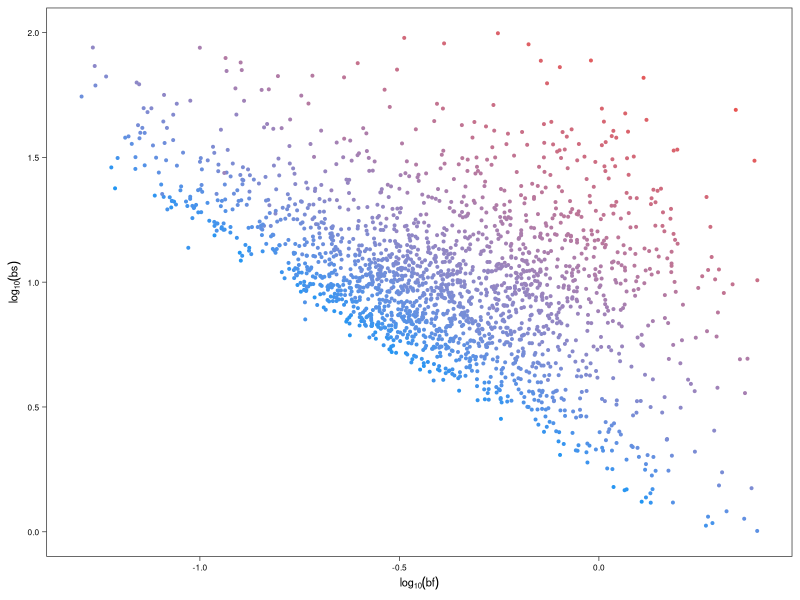
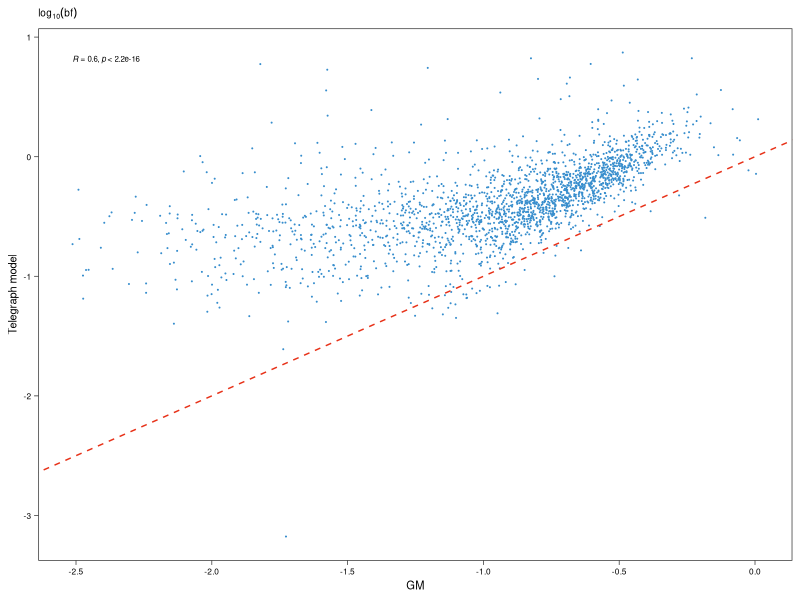
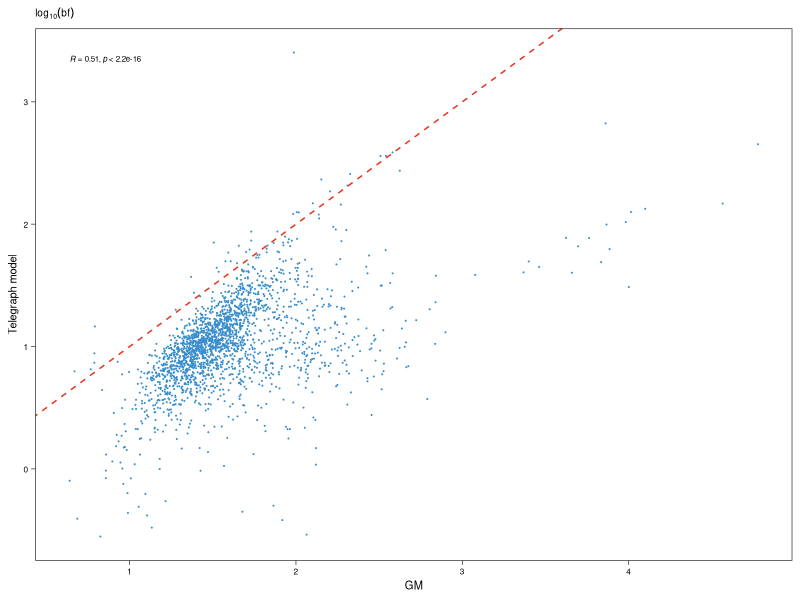
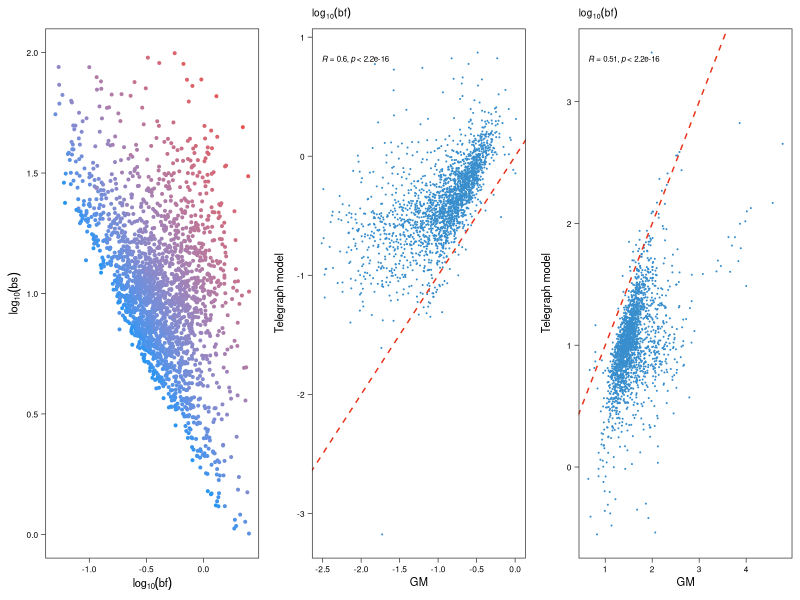

Reproduce these figures in R, in order. (Note: this script raises an error after producing the figures.)
# import R package
library("ggplot2")
library("ggpubr")

rm(list = ls())
# read result file
genename <- read.table("data/genename.txt", sep = '\t', header = FALSE)
result.GM <- read.table("results/results_MEF.csv", header = FALSE, sep = ',')
result.GM <- cbind(genename, result.GM)
colnames(result.GM) <- c('genename', 'bf_GM', 'bs_GM')

data.all <- read.table("data/MEF_QC_all.csv", sep = ',', header = FALSE)
data.all[data.all == -1] <- NA
result.GM$mean_data <- apply(data.all,1,function(x) {mean(x, na.rm = T)})

result.ONOFF <- read.table("results/results_onoff_MEF.csv", header = FALSE, sep = ',')
result.ONOFF <- cbind(genename, result.ONOFF)
colnames(result.ONOFF) <- c('genename', 'kon', 'koff', 'mu', 'fval', 'bf_ONOFF', 'bs_ONOFF', 'mean_ONOFF', 'noise')

result.ONOFF$bf_ONOFF = 1/(1/result.ONOFF$kon + 1/result.ONOFF$koff)
result.ONOFF$bf_ONOFF2 = result.ONOFF$kon
result <- cbind(result.GM,result.ONOFF[,c('bf_ONOFF', 'bf_ONOFF2', 'bs_ONOFF','mean_ONOFF')])

p_A <- ggplot(result, aes(x = log10(bf_ONOFF), y = log10(bs_ONOFF), colour = log10(mean_data))) + 
  geom_point(size = 0.7)+
  scale_colour_gradient(low = "#2196f3", high = "#f44336") +
  labs(y = expression(log[10](bs)), x = expression(log[10](bf))) +
  xlim(-1.3,0.4) +
  ylim(0,2) +
  theme_bw() +
  theme(legend.position = "none",
        legend.title = element_blank(),
        legend.text = element_text(size = 6, color = "black"),
        legend.key.size = unit(15, "pt"),
        axis.title = element_text(colour = 'black', size = 8),
        axis.text = element_text(colour = 'black', size = 6),
        axis.ticks = element_line(size = 0.25, lineend = 10),
        panel.grid = element_blank())
p_A

p_B <- ggplot(result, aes(x = log10(bf_GM),y = log10(bf_ONOFF))) +
  geom_point(size = 0.05, color = '#388ECD')+
  geom_abline(slope = 1, color = '#E73118', linetype = "dashed") +
  stat_cor(method = "pearson", size = 2) + 
  labs(x = "GM", y = "Telegraph model", title = expression(log[10](bf))) + 
  theme_bw() + 
  theme(title = element_text(colour = 'black', size = 6),
        legend.position = "none",
        legend.title = element_blank(),
        legend.text = element_text(size = 6, color="black"),
        legend.key.size = unit(15, "pt"),
        axis.title = element_text(colour = 'black', size = 8),
        axis.text = element_text(colour = 'black', size = 6),
        axis.ticks = element_line(size=0.25, lineend = 10),
        panel.grid = element_blank()) 
p_B

p_C <- ggplot(result, aes(x = log10(bs_GM),y = log10(bs_ONOFF))) +
  geom_point(size = 0.05, color = '#388ECD')+
  geom_abline(slope = 1, color = '#E73118',linetype = "dashed") +
  stat_cor(method = "pearson", size = 2) + 
  labs(x = "GM", y = "Telegraph model", title = expression(log[10](bf))) + 
  theme_bw() + 
  theme(title = element_text(colour = 'black', size = 6),
        legend.position = "none",
        legend.title = element_blank(),
        legend.text = element_text(size = 6, color="black"),
        legend.key.size = unit(15, "pt"),
        axis.title = element_text(colour = 'black', size = 8),
        axis.text = element_text(colour = 'black', size = 6),
        axis.ticks = element_line(size=0.25, lineend = 10),
        panel.grid = element_blank()) 
p_C

pic1 <- ggarrange(p_A, p_B, p_C, ncol = 3, nrow = 1, widths=c(4), heights=c(4), align = "hv")
pic1

ggsave('Figure/Figure5.pdf', width = 5.1, height = 1.8, useDingbats = FALSE)


# rm(list = ls())
# # read result file
# genename <- read.table("data/genename.txt", sep = '\t', header = FALSE)
# result.GM <- read.table("results/results_MEF_bf2.csv", header = FALSE, sep = ',')
# result.GM <- cbind(genename, result.GM)
# colnames(result.GM) <- c('genename', 'bf_GM', 'bs_GM')
# 
# data.all <- read.table("data/MEF_QC_all.csv", sep = ',', header = FALSE)
# data.all[data.all == -1] <- NA
# result.GM$mean_data <- apply(data.all,1,function(x) {mean(x, na.rm = T)})
# 
# result.ONOFF <- read.table("results/results_onoff_MEF.csv", header = FALSE, sep = ',')
# result.ONOFF <- cbind(genename, result.ONOFF)
# colnames(result.ONOFF) <- c('genename', 'kon', 'koff', 'mu', 'fval', 'bf_ONOFF', 'bs_ONOFF', 'mean_ONOFF', 'noise')
# 
# result.ONOFF$bf_ONOFF = 1/(1/result.ONOFF$kon + 1/result.ONOFF$koff)
# result.ONOFF$bf_ONOFF2 = result.ONOFF$kon
# result <- cbind(result.GM,result.ONOFF[,c('bf_ONOFF', 'bf_ONOFF2', 'bs_ONOFF','mean_ONOFF')])
# 
# p_SA <- ggplot(result, aes(x = log10(bf_GM),y = log10(bf_ONOFF2))) +
#   geom_point(size = 0.05, color = '#388ECD')+
#   geom_abline(slope = 1, color = '#E73118', linetype = "dashed") +
#   stat_cor(method = "pearson", size = 2) + 
#   labs(x = "GM", y = "Telegraph model", title = expression(log[10](bf))) + 
#   theme_bw() + 
#   xlim(-2,0) + 
#   theme(title = element_text(colour = 'black', size = 6),
#         legend.position = "none",
#         legend.title = element_blank(),
#         legend.text = element_text(size = 6, color="black"),
#         legend.key.size = unit(15, "pt"),
#         axis.title = element_text(colour = 'black', size = 8),
#         axis.text = element_text(colour = 'black', size = 6),
#         axis.ticks = element_line(size=0.25, lineend = 10),
#         panel.grid = element_blank()) 
# p_SA
# 
# ggsave('../Figure/FigureS3.pdf', width = 1.7, height = 1.8, useDingbats = FALSE)